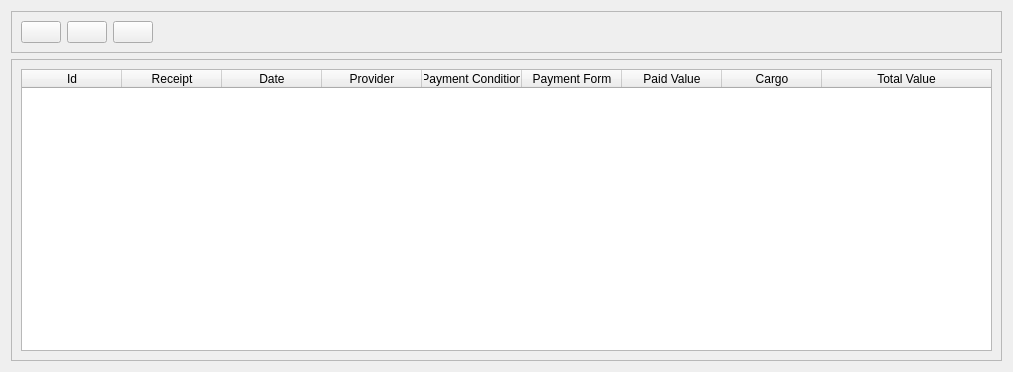
<?xml version="1.0" encoding="UTF-8"?>
<ui version="4.0">
 <class>PurchasesOrdersListView</class>
 <widget class="QWidget" name="PurchasesOrdersListView">
  <property name="geometry">
   <rect>
    <x>0</x>
    <y>0</y>
    <width>1013</width>
    <height>372</height>
   </rect>
  </property>
  <property name="minimumSize">
   <size>
    <width>933</width>
    <height>372</height>
   </size>
  </property>
  <property name="windowTitle">
   <string>Manage Purchases Orders</string>
  </property>
  <layout class="QVBoxLayout" name="verticalLayout_2">
   <item>
    <widget class="QFrame" name="frame_2">
     <property name="frameShape">
      <enum>QFrame::StyledPanel</enum>
     </property>
     <property name="frameShadow">
      <enum>QFrame::Raised</enum>
     </property>
     <layout class="QHBoxLayout" name="horizontalLayout">
      <item>
       <widget class="QPushButton" name="addPurchasesOrderPushButton">
        <property name="toolTip">
         <string>Add new purchases order</string>
        </property>
        <property name="text">
         <string/>
        </property>
        <property name="icon">
         <iconset resource="../../images.qrc">
          <normaloff>:/images/manufacturers/add_manufacturer.png</normaloff>:/images/manufacturers/add_manufacturer.png</iconset>
        </property>
        <property name="iconSize">
         <size>
          <width>40</width>
          <height>40</height>
         </size>
        </property>
       </widget>
      </item>
      <item>
       <widget class="QPushButton" name="editPurchasesOrderPushButton">
        <property name="toolTip">
         <string>Edit purchases order</string>
        </property>
        <property name="text">
         <string/>
        </property>
        <property name="icon">
         <iconset resource="../../images.qrc">
          <normaloff>:/images/manufacturers/edit_manufacturer.png</normaloff>:/images/manufacturers/edit_manufacturer.png</iconset>
        </property>
        <property name="iconSize">
         <size>
          <width>40</width>
          <height>40</height>
         </size>
        </property>
       </widget>
      </item>
      <item>
       <widget class="QPushButton" name="removePurchasesOrderPushButton">
        <property name="toolTip">
         <string>Remove purchases order</string>
        </property>
        <property name="text">
         <string/>
        </property>
        <property name="icon">
         <iconset resource="../../images.qrc">
          <normaloff>:/images/manufacturers/remove_manufacturer.png</normaloff>:/images/manufacturers/remove_manufacturer.png</iconset>
        </property>
        <property name="iconSize">
         <size>
          <width>40</width>
          <height>40</height>
         </size>
        </property>
       </widget>
      </item>
      <item>
       <spacer name="horizontalSpacer">
        <property name="orientation">
         <enum>Qt::Horizontal</enum>
        </property>
        <property name="sizeHint" stdset="0">
         <size>
          <width>83</width>
          <height>20</height>
         </size>
        </property>
       </spacer>
      </item>
     </layout>
    </widget>
   </item>
   <item>
    <widget class="QFrame" name="frame">
     <property name="frameShape">
      <enum>QFrame::StyledPanel</enum>
     </property>
     <property name="frameShadow">
      <enum>QFrame::Raised</enum>
     </property>
     <layout class="QVBoxLayout" name="verticalLayout">
      <item>
       <widget class="QTableWidget" name="purchasesOrdersTableWidget">
        <property name="editTriggers">
         <set>QAbstractItemView::NoEditTriggers</set>
        </property>
        <property name="selectionMode">
         <enum>QAbstractItemView::SingleSelection</enum>
        </property>
        <property name="selectionBehavior">
         <enum>QAbstractItemView::SelectRows</enum>
        </property>
        <attribute name="horizontalHeaderStretchLastSection">
         <bool>true</bool>
        </attribute>
        <column>
         <property name="text">
          <string>Id</string>
         </property>
        </column>
        <column>
         <property name="text">
          <string>Receipt</string>
         </property>
        </column>
        <column>
         <property name="text">
          <string>Date</string>
         </property>
        </column>
        <column>
         <property name="text">
          <string>Provider</string>
         </property>
        </column>
        <column>
         <property name="text">
          <string>Payment Condition</string>
         </property>
        </column>
        <column>
         <property name="text">
          <string>Payment Form</string>
         </property>
        </column>
        <column>
         <property name="text">
          <string>Paid Value</string>
         </property>
        </column>
        <column>
         <property name="text">
          <string>Cargo</string>
         </property>
        </column>
        <column>
         <property name="text">
          <string>Total Value</string>
         </property>
        </column>
       </widget>
      </item>
     </layout>
    </widget>
   </item>
  </layout>
 </widget>
 <resources>
  <include location="../../images.qrc"/>
 </resources>
 <connections/>
</ui>
